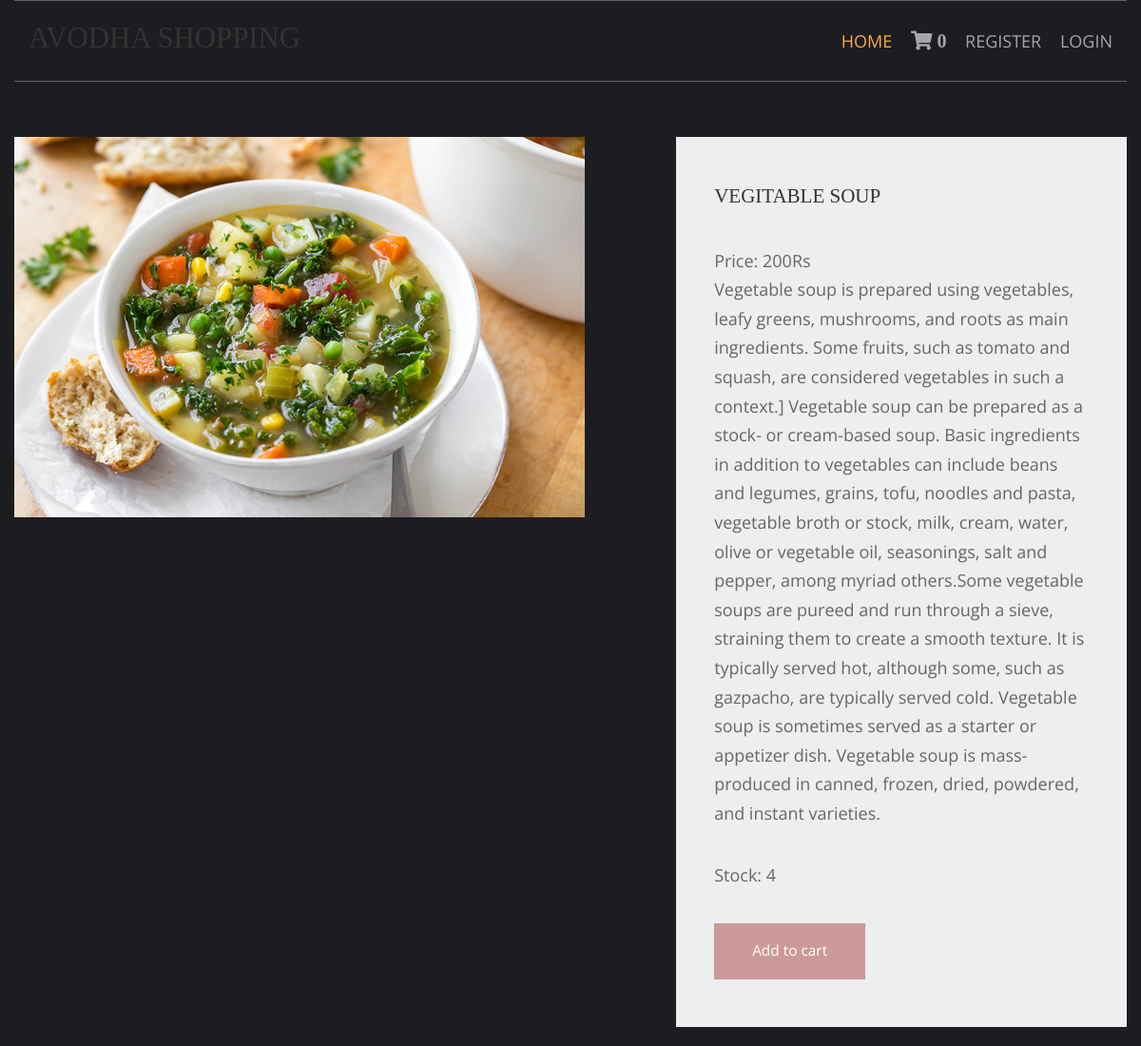
/vegitable-recipes/vegitable-soup, run on the app's committed database.
### shop/models.py (models this page shows, shortened)
class products(models.Model):
    name=models.CharField(max_length=250, unique=True)
    slug=models.SlugField(max_length=250, unique=True)
    img=models.ImageField(upload_to='product')
    desc=models.TextField()
    stock=models.IntegerField()
    available=models.BooleanField()
    price=models.IntegerField()
    category=models.ForeignKey(categ,on_delete=models.CASCADE)

### shop/views.py (the view)
# urls.py: path('<slug:c_slug>/<slug:product_slug>',views.prodDetails,name='details'),
def prodDetails(request,c_slug,product_slug):
    try:
        prod=products.objects.get(category__slug=c_slug,slug=product_slug)
    except Exception as e:
        raise e
    return render(request,'item.html',{'pr':prod})

### cart/context_processor.py (called while the page is built)
def count(request):
    item_count=0
    if 'admin' in request.path:
        return{}
    else:
        try:
            ct=cartlist.objects.filter(cart_id=c_id(request))
            cti=items.objects.all().filter(cart=ct[:1])
            for c in cti:
                item_count+=c.quant
        except cartlist.DoesNotExist:
            item_count=0
        return dict(itc=item_count)

### cart/views.py (called while the page is built)
def c_id(request):
    ct_id=request.session.session_key
    if not ct_id:
        ct_id=request.session.create()
    return ct_id

### templates/item.html (shortened to what this page needs)
{% extends 'base.html' %}
{% load static %}
{% block content %}
<html lang="en">
<head>
    <link href="{% static 'pr/fontawesome/css/all.min.css' %}" rel="stylesheet" />
    <link href="{% static 'pr/css/templatemo-comparto.css' %}" rel="stylesheet" />
</head>
<body>
  <br><br>
        <section class="tm-mb-1" id="about">
            <div class="tm-row tm-about-row">
                <div class="tm-section-1-l">
                    <img src="{{pr.img.url}}" alt="About image" class="tm-img-responsive">
                </div>
                <article class="tm-section-1-r tm-bg-color-8">
                    <h2 class="tm-mb-2 tm-title-color">{{pr.name}}</h2>
                    <p>Price: {{pr.price}}Rs <br>{{pr.desc}}</p>
                    <p>Stock: {{pr.stock}}</p>
                    {% if pr.stock <= 0 %}
                    <h1 style="color:red">SORRY,,NO STOCK LEFT</h1>
                    {% else %}
                    <a href="{% url 'addcart' pr.id %}" class="tm-btn tm-btn-1 tm-link-to-services">Add to cart</a>
                    {% endif %}
                </article>
            </div>
        </section>
</body>
</html>
{% endblock %}

### static/hm/layout/styles/layout.css (style rules this page uses)
*, *::before, *::after { transition:all .3s ease-in-out; }
body { color:#A5A6AA; background-color:#1C1D21; }
a { color:#FBAB45; }

### static/pr/css/templatemo-comparto.css (style rules this page uses)
*, *::before, *::after { box-sizing: border-box; outline: none; }
ul, h1, h2, h3, h4, p, figure { padding: 0; margin: 0; }
body { font-family: 'Open Sans', Arial, sans-serif; font-size: 18px; overflow-x: hidden; padding-left: 15px; padding-right: 15px; margin: 0; }
h2 { font-size: 1.5rem; }
a { transition: all 0.3s ease; text-decoration: none; }
p { color: #666; line-height: 1.7; margin-bottom: 35px; }
h1, h2, h3, h4, h5, h6 { color: #333; }
.tm-mb-1 { margin-bottom: 20px; }
.tm-mb-2 { margin-bottom: 40px; }
.tm-bg-color-8 { background-color: #EDEEEF; }
.tm-img-responsive { max-width: 100%; height: auto; }
.tm-section-1-l { width: 57.85%; margin-right: 1.65%; }
.tm-section-1-r { padding: 50px 40px; width: 40.5%; }
.tm-row { display: flex; }
.tm-btn { display: inline-block; padding: 15px 40px; font-size: 1.1rem; border: none; background-color: #CC9999; color: white; }
a { color: #666; }

### static/hm/layout/styles/framework.css (style rules this page uses)
html { overflow-y:scroll; overflow-x:hidden; }
html, body { margin:0; padding:0; font-size:14px; line-height:1.6em; }
*, *::before, *::after { box-sizing:border-box; }
a { outline:none; text-decoration:none; }
img { width:auto; max-width:100%; height:auto; margin:0; padding:0; border:none; line-height:normal; vertical-align:middle; }
body, input, textarea, select { font-family:Verdana, Geneva, sans-serif; }
h1, h2, h3, h4, h5, h6, .heading { font-family:Georgia, "Times New Roman", Times, serif; }
::placeholder { opacity:1; }
h1, h2, h3, h4, h5, h6, .heading { margin:0 0 20px 0; font-size:1.4rem; line-height:normal; font-weight:normal; text-transform:uppercase; }
address, article, aside, figcaption, figure, footer, header, main, nav, section { display:block; margin:0; padding:0; }

### data on the page
products: img (picture), name "VEGITABLE SOUP", price "200", desc "Vegetable soup is prepared using vegetables, leafy greens, mushrooms, and roots as main ingredients. Some fruits, such as tomato and squash, are considered vegetables in such a context.] Vegetable soup can be prepared as a stock- or cream-based soup. Basic ingredients in addition to vegetables can include beans and legumes, grains, tofu, noodles and pasta, vegetable broth or stock, milk, cream, water, olive or vegetable oil, seasonings, salt and pepper, among myriad others.Some vegetable soups are pureed and run through a sieve, straining them to create a smooth texture. It is typically served hot, although some, such as gazpacho, are typically served cold. Vegetable soup is sometimes…", stock "4"

### other printed values
{{ itc }} "0"
